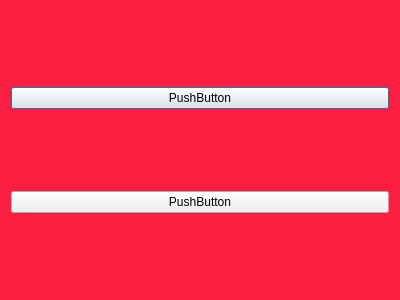
<?xml version="1.0" encoding="UTF-8"?>
<ui version="4.0">
 <class>SecDialog</class>
 <widget class="QDialog" name="SecDialog">
  <property name="geometry">
   <rect>
    <x>0</x>
    <y>0</y>
    <width>400</width>
    <height>300</height>
   </rect>
  </property>
  <property name="windowTitle">
   <string>Dialog</string>
  </property>
  <property name="styleSheet">
   <string notr="true">#SecDialog{	background: rgba(250, 20, 56, 200);
	border-image: url(:/icons/background.png); 
}</string>
  </property>
  <layout class="QVBoxLayout" name="verticalLayout">
   <item>
    <widget class="QPushButton" name="pushButton_2">
     <property name="text">
      <string>PushButton</string>
     </property>
    </widget>
   </item>
   <item>
    <widget class="QPushButton" name="pushButton">
     <property name="text">
      <string>PushButton</string>
     </property>
    </widget>
   </item>
  </layout>
 </widget>
 <resources/>
 <connections/>
</ui>
